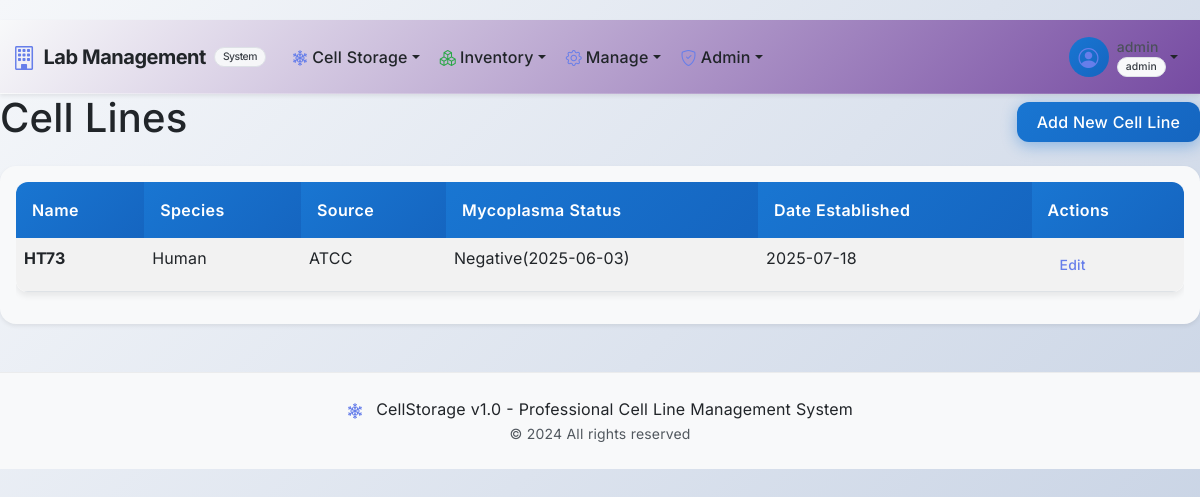
/cell-storage/cell_lines (signed in), run on the app's committed database.
### app/cell_storage/models.py (models this page shows, shortened)
class User(UserMixin, db.Model):
    __tablename__ = 'users'
    id = db.Column(db.Integer, primary_key=True)
    username = db.Column(db.String(64), unique=True, index=True, nullable=False)
    password_hash = db.Column(db.String(256))
    password_plain = db.Column(db.String(128))  # store plain password for admin view
    role = db.Column(db.String(64), default='user', nullable=False)  # e.g., 'user', 'admin'. Make role non-nullable.
    cell_lines_created = db.relationship('CellLine', backref='creator', lazy='dynamic',
                                         foreign_keys='CellLine.created_by_user_id')
    vials_frozen = db.relationship('CryoVial', backref='freezer_operator', lazy='dynamic',
                                   foreign_keys='CryoVial.frozen_by_user_id')
    audit_logs = db.relationship('AuditLog', backref='user_performing_action', lazy='dynamic',
                                 foreign_keys='AuditLog.user_id')
    @property
    def is_admin(self):
        return self.role == 'admin'

class CellLine(db.Model):
    __tablename__ = 'cell_lines'
    id = db.Column(db.Integer, primary_key=True)
    name = db.Column(db.String(128), unique=True, index=True, nullable=False)
    source = db.Column(db.String(128))  # e.g., ATCC, Gift
    species = db.Column(db.String(64))  # e.g., Human, Mouse
    original_passage = db.Column(db.String(64))  # Can be number or range, so use string
    culture_medium = db.Column(db.String(255))
    antibiotic_resistance = db.Column(db.String(255))  # e.g., Puromycin, Blasticidin
    growth_properties = db.Column(db.Text)  # e.g., Adherent, Suspension
    mycoplasma_status = db.Column(db.String(64))  # e.g., Negative (Date), Positive
    date_established = db.Column(db.Date)  # Cell line establishment or receipt date
    notes = db.Column(db.Text)
    created_by_user_id = db.Column(db.Integer, db.ForeignKey('users.id'))  # Associated creator
    timestamp = db.Column(db.DateTime, index=True, default=datetime.utcnow)  # Record creation or last modification time
    cryovials = db.relationship('CryoVial', backref='cell_line_info', lazy='dynamic')

### app/cell_storage/main/routes.py (the view)
@bp.route('/cell_lines')
@login_required
@admin_required
def list_cell_lines():
    cell_lines = CellLine.query.order_by(CellLine.name).all()
    return render_template('main/cell_lines.html', title='Cell Lines', cell_lines=cell_lines)

### app/shared/permissions.py (called while the page is built, shortened)
def has_permission(permission, resource_type=None, resource_id=None):
    if not current_user.is_authenticated:
        return False
    return PermissionManager.has_permission(
        current_user.id,
        permission,
        resource_type,
        resource_id
    )

def can_view_inventory():
    return has_permission('inventory.view')

def can_manage_locations():
    return has_permission('location.edit')

def is_admin():
    return has_permission('admin.user_management')

    @classmethod
    def has_permission(cls, user_id, permission, resource_type=None, resource_id=None):
        from .. import db
        from datetime import datetime
        user = User.query.get(user_id)
        if user and hasattr(user, 'is_admin') and user.is_admin:
            return True

### app/templates/main/cell_lines.html
{% extends "base.html" %}
{% block content %}
<div class="d-flex justify-content-between align-items-center mb-3">
    <h1>Cell Lines</h1>
    <a href="{{ url_for('cell_storage.add_cell_line') }}" class="btn btn-primary">Add New Cell Line</a>
</div>
<div class="card shadow-sm" style="color: #212529;">
    <div class="card-body">
        {% if cell_lines %}
        <div class="table-responsive">
            <table class="table table-striped table-hover" style="color: #212529;">
                <thead class="table-light">
                    <tr>
                        <th>Name</th>
                        <th>Species</th>
                        <th>Source</th>
                        <th>Mycoplasma Status</th>
                        <th>Date Established</th>
                        <th>Actions</th>
                    </tr>
                </thead>
                <tbody>
                    {% for cl in cell_lines %}
                    <tr>
                        <td><strong>{{ cl.name }}</strong></td>
                        <td>{{ cl.species | default_if_none }}</td>
                        <td>{{ cl.source | default_if_none }}</td>
                        <td>{{ cl.mycoplasma_status | default_if_none }}</td>
                        <td>{{ cl.date_established.strftime('%Y-%m-%d') if cl.date_established else '' }}</td>
                        <td>
                            <a href="{{ url_for('cell_storage.edit_cell_line', cell_line_id=cl.id, next=request.url) }}" class="btn btn-sm btn-outline-primary" style="color: #212529; border-color: #667eea;">Edit</a>
                        </td>
                    </tr>
                    {% endfor %}
                </tbody>
            </table>
        </div>
        {% else %}
        <div class="text-center p-4" style="color: #495057;">
            <p class="mb-0">No cell lines found.</p>
            <a href="{{ url_for('cell_storage.add_cell_line') }}" style="color: #212529;">Add the first one!</a>
        </div>
        {% endif %}
    </div>
</div>
{% endblock %}

### app/templates/base.html (shortened to what this page needs)
<!DOCTYPE html>
<html lang="en">
<head>
    <link href="https://cdn.jsdelivr.net/npm/bootstrap@5.3.3/dist/css/bootstrap.min.css" rel="stylesheet">
    <link href="https://cdn.jsdelivr.net/npm/bootstrap-icons@1.11.3/font/bootstrap-icons.css" rel="stylesheet">
    <link href="https://cdnjs.cloudflare.com/ajax/libs/bootstrap-icons/1.11.3/font/bootstrap-icons.min.css" rel="stylesheet">
    <link href="{{ url_for('static', filename='css/style.css') }}" rel="stylesheet">
</head>
<body class="bg-light">
    <nav class="navbar navbar-expand-lg navbar-light bg-gradient shadow-sm sticky-top" style="background: linear-gradient(135deg, #f5f7fa 0%, #c3cfe2 100%);">
        <div class="container-fluid">
            <a class="navbar-brand fw-bold d-flex align-items-center" href="{{ url_for('cell_storage.index') }}" style="color: #212529;">
                <i class="bi bi-building me-2 fs-4" style="color: #667eea;"></i>
                <span style="color: #212529;">Lab Management</span>
                <small class="badge bg-light text-dark ms-2" style="color: #343a40; border: 1px solid #dee2e6;">System</small>
            </a>
            <div class="collapse navbar-collapse" id="navbarContent">
                <ul class="navbar-nav me-auto mb-2 mb-lg-0">
                    {% if current_user.is_authenticated %}
                        <li class="nav-item dropdown">
                            <a class="nav-link dropdown-toggle d-flex align-items-center" href="#" style="color: #212529;" id="cellStorageDropdown" role="button" data-bs-toggle="dropdown" aria-expanded="false">
                                <i class="bi bi-snow2 me-1" style="color: #667eea;"></i>
                                Cell Storage
                            </a>
                        </li>
                        <li class="nav-item dropdown">
                            <a class="nav-link dropdown-toggle d-flex align-items-center" href="#" style="color: #212529;" id="inventoryDropdown" role="button" data-bs-toggle="dropdown" aria-expanded="false">
                                <i class="bi bi-boxes me-1" style="color: #28a745;"></i>
                                Inventory
                            </a>
                        </li>
                        {% if current_user.is_admin %}
                            <li class="nav-item dropdown">
                                <a class="nav-link dropdown-toggle d-flex align-items-center" href="#" id="inventoryDropdown" role="button" data-bs-toggle="dropdown" aria-expanded="false" style="color: #212529;">
                                    <i class="bi bi-gear me-1" style="color: #667eea;"></i>
                                    Manage
                                </a>
                            </li>
                            <li class="nav-item dropdown">
                                <a class="nav-link dropdown-toggle d-flex align-items-center" href="#" id="adminDropdown" role="button" data-bs-toggle="dropdown" aria-expanded="false" style="color: #212529;">
                                    <i class="bi bi-shield-check me-1" style="color: #667eea;"></i>
                                    Admin
                                </a>
                            </li>
                        {% endif %}
                    {% endif %}
                </ul>
                <ul class="navbar-nav ms-auto mb-2 mb-lg-0">
                    {% if current_user.is_authenticated %}
                        <li class="nav-item dropdown">
                            <a class="nav-link dropdown-toggle d-flex align-items-center" href="#" id="userDropdown" role="button" data-bs-toggle="dropdown" aria-expanded="false" style="color: #212529;">
                                <div class="user-avatar me-2">
                                    <i class="bi bi-person-circle fs-5" style="color: #667eea;"></i>
                                </div>
                                <div class="d-flex flex-column">
                                    <span class="small" style="color: #212529;">{{ current_user.username }}</span>
                                    <span class="badge badge-role bg-light text-dark" style="color: #343a40; border: 1px solid #dee2e6;">{{ current_user.role }}</span>
                                </div>
                            </a>
                        </li>
                    {% else %}
                        <li class="nav-item">
                            <a class="nav-link btn btn-outline-primary rounded-pill px-3" href="{{ url_for('auth.login') }}" style="color: #667eea; border-color: #667eea;">
                                <i class="bi bi-box-arrow-in-right me-1"></i>Login
                            </a>
                        </li>
                    {% endif %}
                </ul>
            </div>
        </div>
    </nav>
    <main class="flex-grow-1">
        {% block content %}{% endblock %}
    </main>
    <footer class="bg-light text-center py-4 mt-5" style="color: #343a40;">
        <div class="container">
            <p class="mb-0">
                <i class="bi bi-snow2 me-2" style="color: #667eea;"></i>
                CellStorage v1.0 - Professional Cell Line Management System
            </p>
            <small class="text-muted" style="color: #495057;">© 2024 All rights reserved</small>
        </div>
    </footer>
</body>
</html>

### app/static/css/style.css (style rules this page uses)
[class^="bi-"]::before, [class*=" bi-"]::before { font-family: "bootstrap-icons" !important; font-style: normal; font-weight: normal !important; font-variant: normal; text-transform: none; line-height: 1; vertical-align: -.125em; -webkit-font-smoothing: antialiased; -moz-osx-font-smoothing: grayscale; }
.bi { display: inline-block; font-family: "bootstrap-icons" !important; font-style: normal; font-weight: normal !important; font-variant: normal; text-transform: none; line-height: 1; vertical-align: -.125em; -webkit-font-smoothing: antialiased; -moz-osx-font-smoothing: grayscale; }
body { font-family: 'Inter', -apple-system, BlinkMacSystemFont, 'Segoe UI', Roboto, 'Helvetica Neue', Arial, sans-serif; font-feature-settings: 'cv02', 'cv03', 'cv04', 'cv11', 'kern' 1, 'liga' 1, 'calt' 1; text-rendering: optimizeLegibility; -webkit-font-smoothing: antialiased; -moz-osx-font-smoothing: grayscale; letter-spacing: 0.01em; word-spacing: 0.02em; background: linear-gradient(135deg, #f5f7fa 0%, #c3cfe2 100%); min-height: 100vh; padding-top: 20px; }
.card { border: 0; border-radius: 16px; box-shadow: 0 4px 6px -1px rgba(0, 0, 0, 0.1), 0 2px 4px -1px rgba(0, 0, 0, 0.06); transition: all 0.3s ease; backdrop-filter: blur(10px); background: rgba(255, 255, 255, 0.95); }
.btn { border-radius: 12px !important; font-weight: 500; padding: 0.5rem 1.25rem; transition: all 0.2s ease; border: 0; position: relative; overflow: hidden; }
.btn::before { content: ''; position: absolute; top: 0; left: -100%; width: 100%; height: 100%; background: linear-gradient(90deg, transparent, rgba(255, 255, 255, 0.2), transparent); transition: left 0.5s; }
.btn-primary { background: linear-gradient(135deg, #1976D2 0%, #1565C0 100%); box-shadow: 0 4px 15px rgba(25, 118, 210, 0.4); border: none; }
.navbar { backdrop-filter: blur(10px); border-bottom: 1px solid rgba(255, 255, 255, 0.1); }
.navbar-brand { font-weight: 700; letter-spacing: -0.025em; }
.nav-link { font-weight: 500; transition: all 0.2s ease; border-radius: 8px; margin: 0 2px; }
.table { background: rgba(255, 255, 255, 0.9); border-radius: 12px; overflow: hidden; box-shadow: 0 4px 6px rgba(0, 0, 0, 0.07); }
.table thead th { background: linear-gradient(135deg, #1976D2 0%, #1565C0 100%); color: white; border: 0; font-weight: 600; letter-spacing: 0.025em; padding: 1rem; }
.table tbody tr { transition: all 0.2s ease; }
.user-avatar { width: 40px; height: 40px; border-radius: 50%; background: linear-gradient(135deg, #1976D2 0%, #1565C0 100%); display: flex; align-items: center; justify-content: center; color: white; }
.badge-role { font-size: 0.6rem; padding: 2px 6px; border-radius: 10px; font-weight: 600; }
footer { background: rgba(255, 255, 255, 0.95) !important; backdrop-filter: blur(10px); border-top: 1px solid rgba(0, 0, 0, 0.05) !important; }
.badge { font-size: 0.65rem; font-weight: 500; padding: 4px 8px; border-radius: 12px; }
body, .card, .table, .dropdown-menu, .form-control, .form-select, .bg-white, .bg-light, .bg-secondary, .bg-opacity-10, .bg-opacity-25, .bg-opacity-50, .bg-opacity-75, .bg-opacity-100, .footer, .modal-content, .alert-container, .search-results-table-container, .box-cell, .batch-color-0, .batch-color-1, .batch-color-2, .batch-color-3, .batch-color-4, .batch-color-5, .batch-color-6, .batch-color-7, .batch-color-8, .batch-color-9, .batch-color-10, .batch-color-11 { color: #212529 !important; }
.badge.bg-light, .badge.bg-secondary, .badge.bg-white { color: #343a40 !important; border: 1px solid #dee2e6; }
.text-muted, .form-text, .small, small { color: #495057 !important; opacity: 0.95 !important; }
footer, .footer { color: #343a40 !important; }
.badge, .table td, .table th, .card, .card-header, .card-body { color: #212529; }
:root { --primary-color: #1976D2; --secondary-color: #1565C0; --accent-color: #42A5F5; --background-color: #FAFAFA; --text-color: #212121; --navbar-style: light; }
.btn-primary { background-color: var(--primary-color) !important; border-color: var(--primary-color) !important; }
.btn-outline-primary { color: var(--primary-color) !important; border-color: var(--primary-color) !important; }
.navbar { background: linear-gradient(135deg, var(--background-color) 0%, var(--secondary-color) 100%) !important; }
.card { background-color: var(--background-color); color: var(--text-color); }
* { transition: background-color 0.3s ease, color 0.3s ease, border-color 0.3s ease; }

### data on the page
User: username "admin", role "admin"
CellLine: name "HT73", species "Human", source "ATCC", mycoplasma_status "Negative(2025-06-03)", date_established "2025-07-18"
